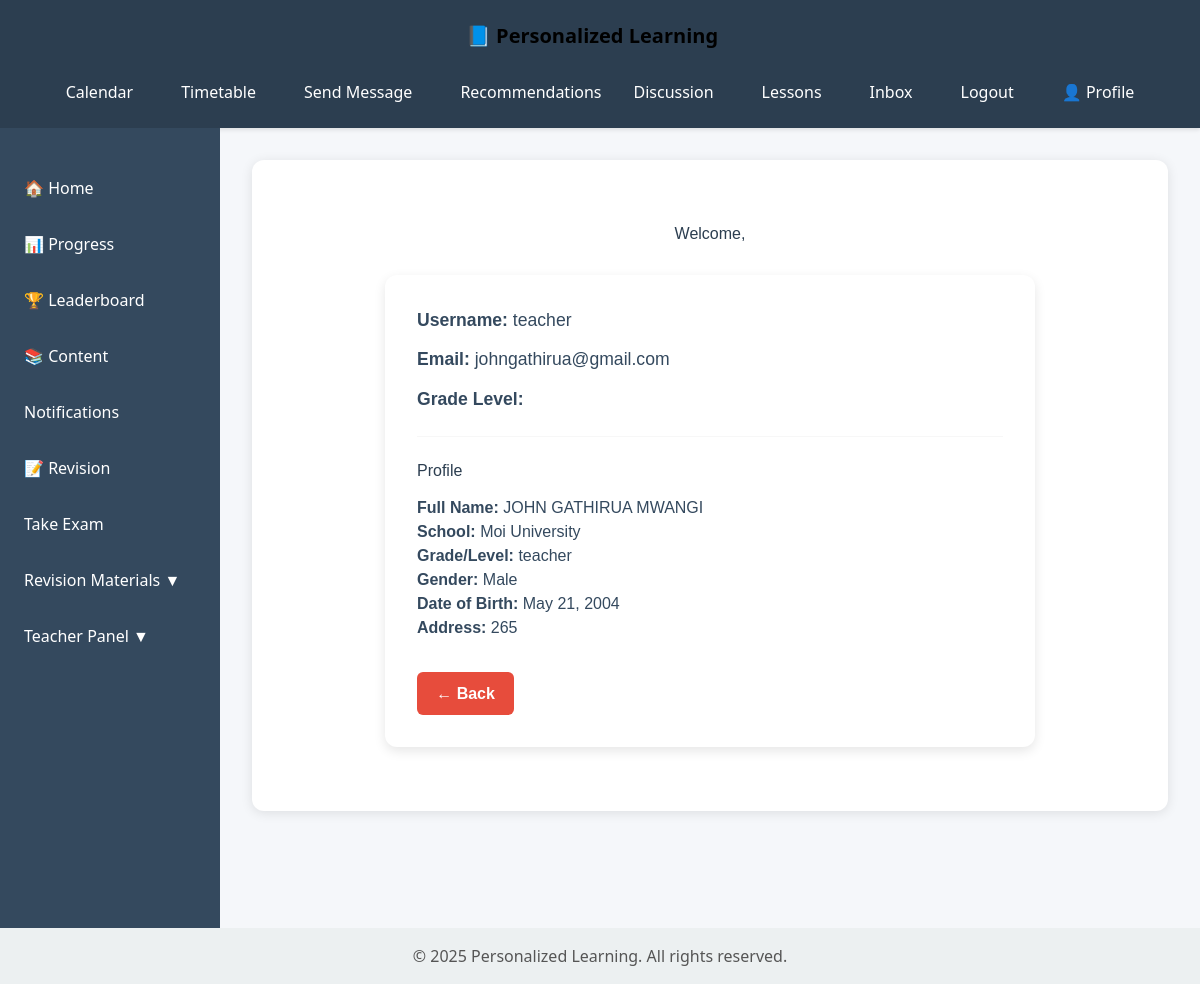
The app's page /users/profile/1/ (signed in) with its own data.
### users/models.py (models this page shows, shortened)
class Profile(models.Model):
    GENDER_CHOICES = [
        ('M', 'Male'),
        ('F', 'Female'),
        ('O', 'Other'),
    ]
    ROLE_CHOICES = [
        ('student', 'Student'),
        ('teacher', 'Teacher'),
        ('admin', 'Admin'),
    ]
    user = models.OneToOneField(User, on_delete=models.CASCADE, related_name='users_profile',null=True)
    full_name = models.CharField(max_length=150, blank=True)
    grade = models.CharField(max_length=50, blank=True)
    school = models.CharField(max_length=100, blank=True)
    address = models.CharField(max_length=255, blank=True)
    gender = models.CharField(max_length=1, choices=GENDER_CHOICES, blank=True)
    dob = models.DateField(verbose_name="Date of Birth", null=True, blank=True)
    role = models.CharField(max_length=10, choices=ROLE_CHOICES, default='teacher')

### users/views.py (the view)
# urls.py: path('profile/<int:user_id>/', profile_view, name='user-profile'),
@login_required
def profile_view(request, user_id):
    user = get_object_or_404(User, id=user_id)
    profile, created = Profile.objects.get_or_create(
        user=user,
        defaults={
            'full_name': user.get_full_name() or user.username,
            'grade': 'Not set',
            'school': 'Not set',
            'address': 'Not set',
            'gender': 'O',
            'dob': '2000-01-01',
        }
    )
    return render(request, 'users/profile.html', {
        'user': user,
        'profile': profile
    })

### users/templates/users/profile.html (shortened to what this page needs)
{% extends 'content/base.html' %}
{% block content %}
<div style="max-width: 650px; margin: 2rem auto; font-family: Arial, sans-serif;">
    <h2 style="text-align: center; color: #2c3e50; margin-bottom: 2rem;">
        Welcome, {{ user.name }}
    </h2>
    <div style="
        padding: 2rem;
        background-color: #ffffff;
        border-radius: 12px;
        box-shadow: 0 4px 12px rgba(0, 0, 0, 0.1);
        color: #34495e;
    ">
        <p style="font-size: 1.1rem; margin-bottom: 0.8rem;">
            <strong>Username:</strong> {{ user.username }}
        </p>
        <p style="font-size: 1.1rem; margin-bottom: 0.8rem;">
            <strong>Email:</strong> {{ user.email }}
        </p>
        <p style="font-size: 1.1rem; margin-bottom: 0.8rem;">
            <strong>Grade Level:</strong> {{ user.grade_level }}
        </p>
        <hr style="margin: 1.5rem 0; border: none; border-top: 1px solid #ddd;">
        <h3 style="margin-bottom: 1rem; color: #2c3e50;">Profile</h3>
        <p><strong>Full Name:</strong> {{ profile.full_name }}</p>
        <p><strong>School:</strong> {{ profile.school }}</p>
        <p><strong>Grade/Level:</strong> {{ profile.grade }}</p>
        <p><strong>Gender:</strong> {{ profile.get_gender_display }}</p>
        <p><strong>Date of Birth:</strong> {{ profile.dob }}</p>
        <p><strong>Address:</strong> {{ profile.address }}</p>
        <button type="button" onclick="window.history.back();" class="back-btn"style="
        display: inline-block;
        margin-top: 2rem;
        padding: 0.6rem 1.2rem;
        background-color: #e74c3c;
        color: white;
        border-radius: 6px;
        text-decoration: none;
        font-weight: bold;
   ">
            &larr; Back
          </button>
    </div>
</div>
{% endblock %}

### content/templates/content/base.html (style rules this page uses)
body { margin: 0; font-family: 'Segoe UI', Tahoma, Geneva, Verdana, sans-serif; background-color: #f5f7fa; color: #333; display: flex; flex-direction: column; min-height: 100vh; }

### records on screen
Profile: full_name "JOHN GATHIRUA MWANGI", school "Moi University", grade "teacher", gender "Male", dob "May 21, 2004", address "265"

### other values on screen
{{ user.username }} "teacher"
{{ user.email }} "johngathirua@gmail.com"
